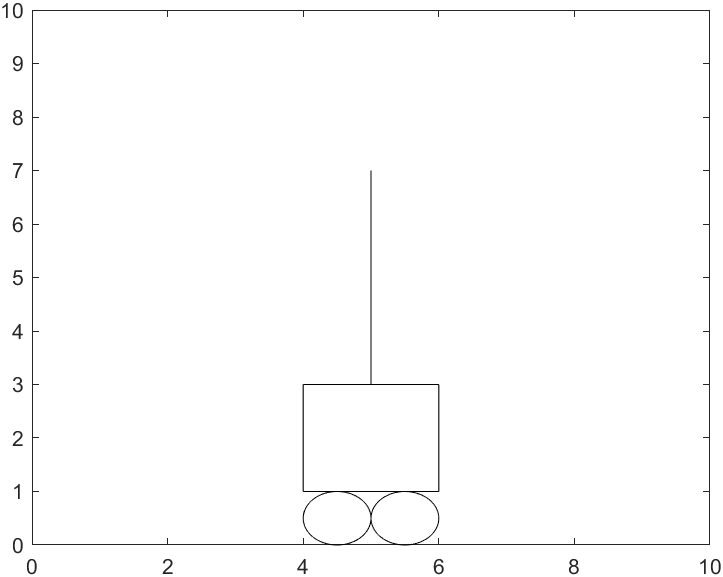
%> input picture reference_img.png, 723 x 577 px
$ octave image_processing.m   (GNU Octave 9; MATLAB toolbox functions it lacks are replaced by stand-ins)
%> lines starting %> are read from the running program, lines starting %| are printed output that depends on the picture
%IMAGE GENERATION
%reference image
pend_length = 3:0.05:7 ;
figure,plot([5,5],[pend_length(1) pend_length(end)],"Color",'black');%plotting the pendulum
hold on
hor_lim = 4:0.05:6;
plot([hor_lim(1) hor_lim(end)],[3,3],"color",'black')
hold on
plot([hor_lim(1) hor_lim(end)],[1,1],"color",'black') %plot of the horizontal boundaries
hold on
vert_lim = 1:0.05:3;
plot([4,4],[vert_lim(1) vert_lim(end)],"Color",'black')
plot([6,6],[vert_lim(1) vert_lim(end)],"Color",'black')%plot of the vertical limits
hold on
circle(4.5,0.5,0.5)
hold on
circle(5.5,0.5,0.5)%plot of the circular wheels at the base
axis([0 10 0 10])
title('zero degree disturbance (reference image)')
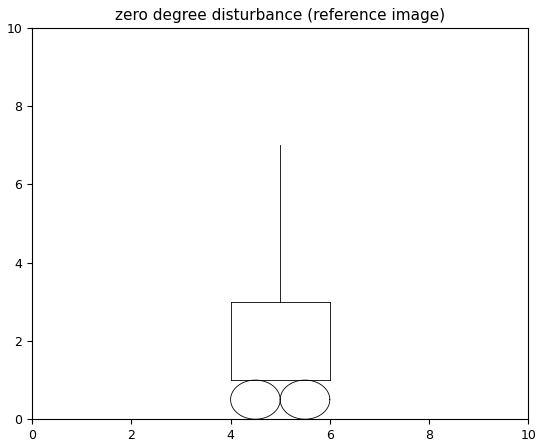
%> figure redrawn from the program's plot data
hold off

%56 degrees disturbance
pend_length = 3:0.05:7;
figure,plot([5,9],[pend_length(1) pend_length(end)],"Color",'black')%plotting the pendulum
hold on
hor_lim = 4:0.05:6;
plot([hor_lim(1) hor_lim(end)],[3,3],"color",'black')
hold on
plot([hor_lim(1) hor_lim(end)],[1,1],"color",'black')%plot of the horizontal boundaries
hold on
vert_lim = 1:0.05:3;
plot([4,4],[vert_lim(1) vert_lim(end)],"Color",'black')
plot([6,6],[vert_lim(1) vert_lim(end)],"Color",'black')%plot of the vertical limits
hold on
circle(4.5,0.5,0.5)
hold on
circle(5.5,0.5,0.5)%plot of the circular wheels at the base
axis([0 10 0 10])
title('positive 52 degree disturbance ')
hold off

%negative 52 degrees disturbance
pend_length = 3:0.05:7;
figure, plot([5,1],[pend_length(1) pend_length(end)],"Color",'black')
hold on

hor_lim = 4:0.05:6;
plot([hor_lim(1) hor_lim(end)],[3,3],"color",'black')%plot of the horizontal boundaries
hold on
plot([hor_lim(1) hor_lim(end)],[1,1],"color",'black')
hold on
vert_lim = 1:0.05:3;
plot([4,4],[vert_lim(1) vert_lim(end)],"Color",'black')
plot([6,6],[vert_lim(1) vert_lim(end)],"Color",'black')%plot of the vertical limits
hold on
circle(4.5,0.5,0.5)
hold on
circle(5.5,0.5,0.5)%plot of the circular wheels at the base
axis([0 10 0 10])
title('negative 52 degree disturbance ')
hold off
%other angles were also derived in a similar fashion

%% IMAGE PROCESSING
ref_img = imread("reference_img.png"); %reading the input image
%> ref_img is the input picture: size 577x723x3 uint8; min 0, max 255, mean 252.5
%imshow(ref_img);
ref_img = rgb2gray(ref_img);%rgb to grayscale conversion
%> ref_img: size 577x723 uint8

input_img = imread("pos_52_offset.png");%neg_52_offset.png");%reading the input image
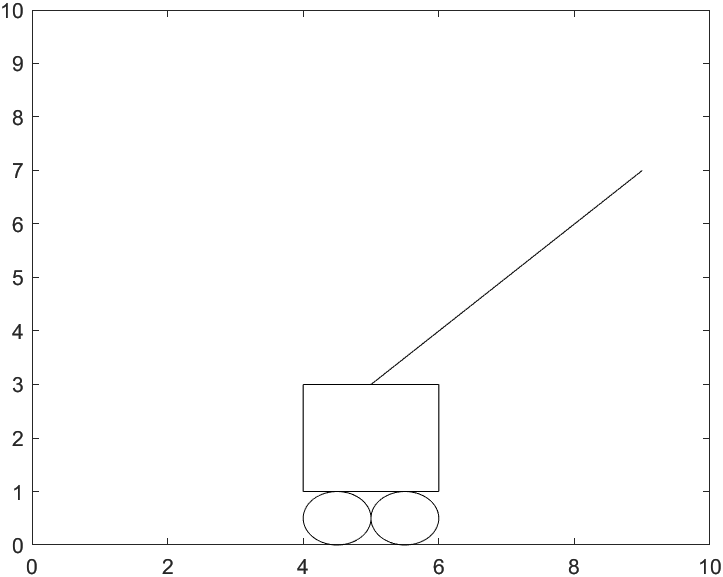
%> input picture pos_52_offset.png, 723 x 577 px
%> input_img is the input picture: size 577x723x3 uint8; min 0, max 255, mean 252.3
%imshow(input_img);
input_img = rgb2gray(input_img);
%> input_img: size 577x723 uint8


%cropping the images to improve computation perfomance
%> the run ends on the next line
r = centerCropWindow2d(size(ref_img),[500 578]);
% [129 lines not run here, left out]
function h = circle(x,y,r) %plotting a circle function
hold on
th = 0:pi/50:2*pi;
xunit = r * cos(th) + x;
yunit = r * sin(th) + y;
h = plot(xunit,yunit,"Color",'black');
hold off
end
